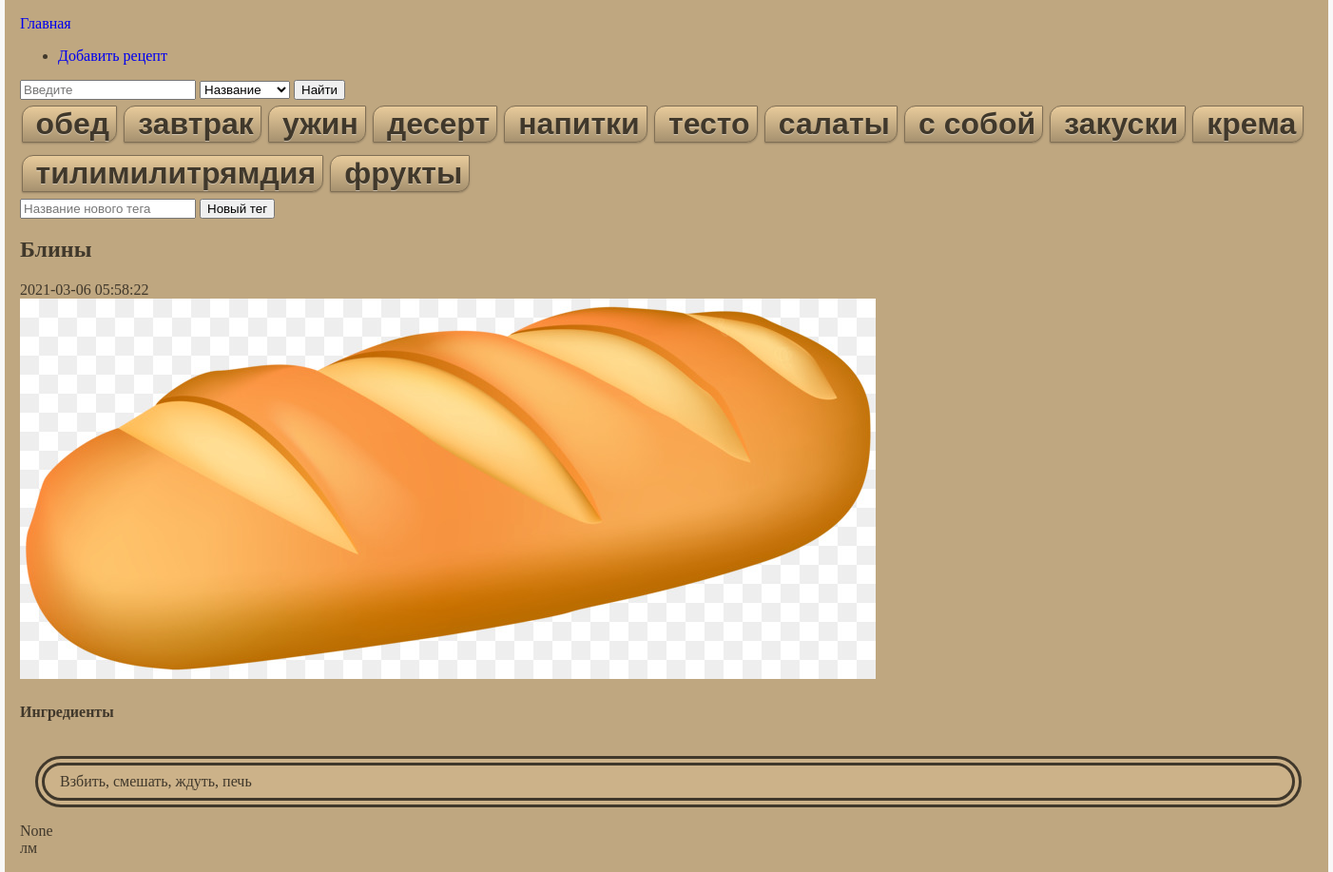
The page /bliny on the database its author committed.
### tables this page shows
CREATE TABLE tags (
    id INTEGER PRIMARY KEY AUTOINCREMENT,
    title varchar(32) not null
);

CREATE TABLE recipes (id INTEGER PRIMARY KEY AUTOINCREMENT, created TIMESTAMP NOT NULL DEFAULT CURRENT_TIMESTAMP, title varchar (32) NOT NULL, url varchar (64) NOT NULL, tags varchar (64) NOT NULL, recipe text NOT NULL, image VARCHAR (255), source VARCHAR (512));

### main.py (the view)
@app.route('/<recipe_url>')
def recipe(recipe_url):
    recipe_content = databaseGet.get_one_post_with_url(str(recipe_url))
    tags = databaseGet.get_all_tags()
    ttr = databaseGet.get_tags_to_recipe(recipe_url)
    ingredients = databaseGet.get_ingredients_to_recipe_by_recipe_id(recipe_content['id'])
    return render_template('recipe.html', tags=tags, tags_to_recipe=ttr, recipe=recipe_content, ingredients=ingredients)

### src/SqlClassConnection.py (called while the page is built)
    def get_one_post_with_url(self, url):
        post = self.cursor.execute('SELECT * FROM recipes WHERE url = ?', (url,)).fetchone()
        return post

    def get_all_tags(self):
        tags = self.cursor.execute("SELECT * FROM tags").fetchall()
        return tags

    def get_tags_to_recipe(self, url):
        tags_list = []
        tags = self.cursor.execute("""SELECT * FROM tags_recipes
                                    INNER JOIN recipes ON recipes.id = tags_recipes.recipe
                                    WHERE recipes.url=?""", (url,)).fetchall()
        for i in tags:
            tag = self.cursor.execute("""SELECT * FROM tags
                                                INNER JOIN tags_recipes ON tags_recipes.tag = tags.id
                                                WHERE tags.id=?""", (i['tag'],)).fetchone()
            tags_list.append(tag['title'])
        return tags_list

    def get_ingredients_to_recipe_by_recipe_id(self, recipe_id):
        ingredients = self.cursor.execute("SELECT * FROM ingredients WHERE recipe_id=?", (recipe_id,)).fetchall()
        return ingredients

### templates/recipe.html (shortened to what this page needs)
{% extends 'base.html' %}
{% block content %}
    <h2>{% block title %} {{ recipe['title'] }} {% endblock %}</h2>
    <span class="badge badge-primary">{{ recipe['created'] }}</span>
    <div>
        <img src="{{ recipe['image'] }}" alt="img">
    </div>
    <div id="inputing">
        <h4>Ингредиенты</h4>
    </div>
    <div class="recipe">
        {{ recipe['recipe'] }}
    </div>
    <p>{{ recipe['source'] }}</p>
{% endblock %}

### templates/base.html (shortened to what this page needs)
<!doctype html>
<html lang="ru">
  <head>
    <link rel="stylesheet" href="../static/css/style.css">
    <link rel="stylesheet" href="../static/css/recipeonmainpage.css">
    <link rel="stylesheet" href="../static/css/onerecipe.css">
  </head>
  <body>
    <header>
        <nav class="">
            <a class="navbar-brand" href="{{ url_for('index')}}">Главная</a>
            <div class="collapse navbar-collapse" id="navbarNav">
                <ul class="navbar-nav">
                    <li class="nav-item">
                        <a class="nav-link" href="{{url_for('create')}}">Добавить рецепт</a>
                    </li>
                </ul>
            </div>
        </nav>
        <div class="search">
            <label>
                <input class="search_input" type="text" name="search_content" placeholder="Введите">
                <select id="type_input">
                    <option value="title">Название</option>
                </select>
                <input type="button" value="Найти" onclick="search_generate_url()">
            </label>
        </div>
        <div class="tags">
            {% for tag in tags %}
                {% set tag_id =  tag['id'] %}
                <button onclick="search_generate_url('tag', '{{ tag_id }}')" class="tag">{{ tag['title'] }}</button>
            {% endfor %}
        </div>
        <form action="/create_tag" method="post">
            <label>
                <input type="text" name="new_tag" placeholder="Название нового тега">
            </label>
            <input type="submit" value="Новый тег">
        </form>
    </header>
    <main>
        {% block content %}
        {% endblock %}
    </main>
    <footer>
        лм
    </footer>
  </body>
</html>

### static/css/style.css (style rules this page uses)
p { margin: 0; padding: 0; }
html { background-color: #F8F8F8; }
body { width: 85em; background-color: #BFA780; margin: auto; padding: 1em; color: #40382B; }
a { text-decoration: none; }
.tag { display: inline-block; margin: 0.2em 0.05em; padding: 0 7px 0 14px; white-space: nowrap; position: relative; background: -moz-linear-gradient(top, #E8CB9B 0%, #A6916F 100%); background: -webkit-gradient(linear, left top, left bottom, color-stop(0%,#E8CB9B), color-stop(100%,#A6916F)); background: -webkit-linear-gradient(top, #E8CB9B 0%,#A6916F 100%); background: -o-linear-gradient(top, #E8CB9B 0%,#A6916F 100%); background: linear-gradient(to bottom, #E8CB9B 0%,#A6916F 100%); background-color: #E8CB9B; color: #40382B; font: bold 2em Arial, Tahoma, sans-serif; text-decoration: none; text-shadow: 0 1px rgba(255,255,255,0.4); border: 1px solid #806F55; border-radius: 12px 1px; box-shadow: inset 0 1px #E8CB9B, 0 1px 2px rgba(0,0,0,0.21); }

### static/css/recipeonmainpage.css (style rules this page uses)
.recipe { float: left; margin: 1em; padding: 0.5em 1em; border: 10px #40382B double; border-radius: 5em; background-color: #CCB289; width: 80em; }

### rows shown on the page
tags: title "обед"
tags: title "завтрак"
tags: title "ужин"
tags: title "десерт"
tags: title "напитки"
tags: title "тесто"
tags: title "салаты"
tags: title "с собой"
tags: title "закуски"
tags: title "крема"
tags: title "тилимилитрямдия"
tags: title "фрукты"
recipes: title "Блины", created "2021-03-06 05:58:22", image (picture), recipe "Взбить, смешать, ждуть, печь"

### other values the page prints
{{ recipe['source'] }} "None"
